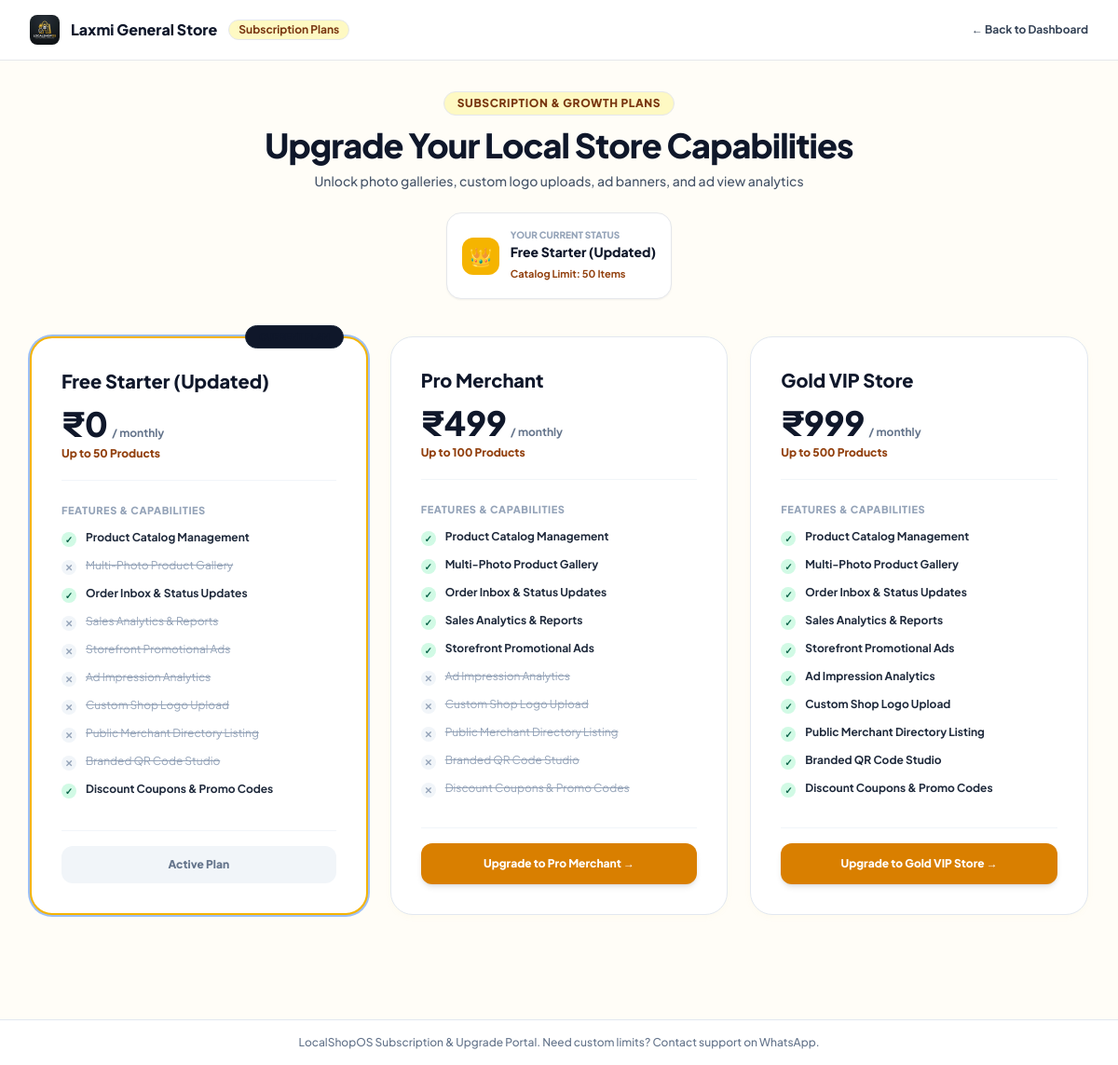
Screenshot of /dashboard/plans.php (signed in) with the database file from the repository.
### tables this page shows
CREATE TABLE `tenants` (
  `id` int(11) NOT NULL AUTO_INCREMENT,
  `shop_name` varchar(255) NOT NULL,
  `subdomain` varchar(100) NOT NULL,
  `whatsapp_number` varchar(20) NOT NULL,
  `category` varchar(100) DEFAULT 'General Store',
  `logo_url` varchar(550) DEFAULT NULL,
  `product_limit` int(11) DEFAULT 30,
  `plan_status` varchar(20) DEFAULT 'trial',
  `trial_ends_at` datetime DEFAULT NULL,
  `plan_id` int(11) DEFAULT NULL,
  `is_open` tinyint(1) DEFAULT 1,
  `last_login_at` datetime DEFAULT NULL,
  `delivery_enabled` tinyint(1) DEFAULT 1,
  `delivery_fee` decimal(10,2) DEFAULT 0.00,
  `min_delivery_order` decimal(10,2) DEFAULT 0.00,
  `delivery_area_note` varchar(255) DEFAULT NULL,
  `order_thank_you_msg` text DEFAULT NULL,
  `created_at` datetime DEFAULT current_timestamp(),
  PRIMARY KEY (`id`),
  UNIQUE KEY `subdomain` (`subdomain`),
  KEY `subdomain_2` (`subdomain`),
  KEY `plan_status` (`plan_status`),
  KEY `plan_id` (`plan_id`),
  CONSTRAINT `tenants_ibfk_1` FOREIGN KEY (`plan_id`) REFERENCES `plans` (`id`) ON DELETE SET NULL
);

CREATE TABLE `plans` (
  `id` int(11) NOT NULL AUTO_INCREMENT,
  `name` varchar(255) NOT NULL,
  `price` decimal(10,2) DEFAULT 0.00,
  `billing_period` varchar(50) DEFAULT 'monthly',
  `product_limit` int(11) DEFAULT 30,
  `is_default` tinyint(1) DEFAULT 0,
  `created_at` datetime DEFAULT current_timestamp(),
  PRIMARY KEY (`id`)
);

### includes/features.php (called while the page is built, shortened)
<?php
function is_tenant_in_trial($tenant) {
    $status = $tenant['plan_status'] ?? '';
    if ($status !== 'trial') return false;
    $trialEnds = $tenant['trial_ends_at'] ?? null;
    return strtotime($trialEnds) >= time();
}
    ?>

### dashboard/plans.php (the view, shortened to what this page needs)
<?php
require_once __DIR__ . '/../includes/features.php';
$pdo = getDBConnection();
$tenantId = (int)$_SESSION['tenant_id'];
$stmt = $pdo->prepare("SELECT t.*, p.name as plan_name FROM tenants t LEFT JOIN plans p ON t.plan_id = p.id WHERE t.id = ?");
$stmt->execute([$tenantId]);
$tenant = $stmt->fetch();
$plansStmt = $pdo->query("SELECT * FROM plans ORDER BY price ASC");
$plans = $plansStmt->fetchAll();
$planFeaturesMap = [];
$pfRows = $pdo->query("SELECT * FROM plan_features")->fetchAll();
foreach ($pfRows as $r) {
    $planFeaturesMap[$r['plan_id']][] = $r['feature_key'];
}
$inTrial = is_tenant_in_trial($tenant);
$waNumRow = $pdo->query("SELECT whatsapp_contact FROM platform_settings WHERE id = 1")->fetchColumn();
$whatsappContact = !empty($waNumRow) ? trim($waNumRow) : '919999999999';
$waUpgradeBase = "https://wa.me/{$whatsappContact}?text=";
?>
<!DOCTYPE html>
<html lang="en" class="h-full bg-[#FFFDF7] font-sans antialiased text-slate-900">
<head>
  <script src="https://cdn.tailwindcss.com"></script>
</head>
<body class="min-h-full flex flex-col justify-between bg-[#FFFDF7]">
<header class="bg-white border-b border-brand-200 sticky top-0 z-40">
  <div class="max-w-7xl mx-auto px-4 sm:px-6 lg:px-8">
    <div class="flex items-center justify-between h-16">
      <div class="flex items-center space-x-3">
        <a href="/dashboard/index.php"><img src="/assets/logo.png" alt="LocalShopOS Logo" class="w-8 h-8 object-contain rounded-lg"></a>
        <span class="font-black text-base text-slate-900"><?= htmlspecialchars($tenant['shop_name']) ?></span>
        <span class="text-xs bg-brand-100 text-amber-900 font-bold px-2.5 py-0.5 rounded-full border border-brand-300">Subscription Plans</span>
      </div>
      <div class="flex items-center space-x-3">
        <a href="/dashboard/index.php" class="text-xs font-bold text-slate-700 hover:text-slate-900">&larr; Back to Dashboard</a>
      </div>
    </div>
  </div>
</header>
<main class="max-w-7xl mx-auto px-4 sm:px-6 lg:px-8 py-8 flex-1 w-full">
  <div class="text-center max-w-2xl mx-auto mb-10">
    <span class="px-3.5 py-1 rounded-full text-xs font-black uppercase tracking-wider bg-brand-100 text-amber-900 border border-brand-300 inline-block mb-3">
      Subscription & Growth Plans
    </span>
    <h1 class="text-3xl sm:text-4xl font-black text-slate-900 tracking-tight">Upgrade Your Local Store Capabilities</h1>
    <p class="text-xs sm:text-sm text-slate-600 mt-2 font-medium">Unlock photo galleries, custom logo uploads, ad banners, and ad view analytics</p>
    <div class="mt-6 p-4 rounded-2xl bg-white border border-brand-300 shadow-sm inline-block text-left">
      <div class="flex items-center space-x-3">
        <div class="w-10 h-10 rounded-xl bg-brand-500 text-slate-950 font-black text-xl flex items-center justify-center shrink-0">
          👑
        </div>
        <div>
          <span class="text-[10px] font-black uppercase text-slate-400 block">Your Current Status</span>
          <h4 class="text-sm font-black text-slate-900">
            <?= $inTrial ? '⚡ Active Free Trial (Full Access Unlocked)' : htmlspecialchars($tenant['plan_name'] ?: 'Free Tier Plan') ?>
          </h4>
          <span class="text-[11px] text-amber-800 font-bold">Catalog Limit: <?= (int)$tenant['product_limit'] ?> Items</span>
        </div>
      </div>
    </div>
  </div>
  <div class="grid grid-cols-1 md:grid-cols-3 gap-6 mb-12">
    <?php foreach ($plans as $p):
      $pFeats = $planFeaturesMap[$p['id']] ?? [];
      $isCurrentPlan = ((int)$tenant['plan_id'] === (int)$p['id'] && !$inTrial);
    ?>
      <div class="app-card p-6 sm:p-8 rounded-3xl flex flex-col justify-between relative bg-white transition-all hover:shadow-xl <?= $isCurrentPlan ? 'border-2 border-brand-500 ring-2 ring-brand-300' : 'border border-slate-200' ?>">
        <?php if ($isCurrentPlan): ?>
          <span class="absolute -top-3.5 right-6 px-3.5 py-1 rounded-full text-[10px] font-black uppercase bg-slate-900 text-brand-400 border border-slate-800">
          </span>
        <?php elseif ($p['is_default']): ?>
          <span class="absolute -top-3.5 right-6 px-3.5 py-1 rounded-full text-[10px] font-black uppercase bg-slate-100 text-slate-700 border border-slate-300">
            Starter Plan
          </span>
        <?php endif; ?>
        <div>
          <div class="border-b border-slate-100 pb-5 mb-6">
            <h3 class="text-xl font-black text-slate-900"><?= htmlspecialchars($p['name']) ?></h3>
            <div class="mt-3 flex items-baseline gap-1">
              <span class="text-4xl font-black text-slate-900">₹<?= number_format($p['price'], 0) ?></span>
              <span class="text-xs text-slate-500 font-bold">/ <?= htmlspecialchars($p['billing_period']) ?></span>
            </div>
            <p class="text-xs text-amber-800 font-extrabold mt-1">Up to <strong><?= (int)$p['product_limit'] ?> Products</strong></p>
          </div>
          <div class="space-y-3 mb-8">
            <span class="text-[11px] font-black uppercase text-slate-400 block tracking-wider">Features & Capabilities</span>
            <?php foreach (FEATURE_REGISTRY as $fk => $info):
              $hasFeat = in_array($fk, $pFeats);
            ?>
              <div class="flex items-start space-x-2.5 text-xs">
                <span class="w-4 h-4 rounded-full flex items-center justify-center shrink-0 mt-0.5 text-[10px] font-black <?= $hasFeat ? 'bg-emerald-100 text-emerald-800' : 'bg-slate-100 text-slate-400' ?>">
                  <?= $hasFeat ? '✓' : '✕' ?>
                </span>
                <span class="<?= $hasFeat ? 'text-slate-800 font-bold' : 'text-slate-400 line-through' ?>">
                  <?= htmlspecialchars($info['name']) ?>
                </span>
              </div>
            <?php endforeach; ?>
          </div>
        </div>
        <div class="pt-4 border-t border-slate-100">
          <?php if ($isCurrentPlan): ?>
            <button disabled class="w-full py-3 bg-slate-100 text-slate-500 font-black text-xs rounded-xl cursor-default">
              Active Plan
            </button>
          <?php else: ?>
            <a href="<?= $waUpgradeBase . urlencode("Hello LocalShopOS! I would like to upgrade my shop '{$tenant['shop_name']}' to the {$p['name']} plan (₹{$p['price']}/mo). Please assist.") ?>" target="_blank"
               class="w-full py-3.5 btn-cta text-white font-extrabold text-xs rounded-xl shadow-md flex items-center justify-center space-x-1.5 touch-target hover:scale-[1.02] transition-all">
              <span>Upgrade to <?= htmlspecialchars($p['name']) ?> &rarr;</span>
            </a>
          <?php endif; ?>
        </div>
      </div>
    <?php endforeach; ?>
  </div>
</main>
<footer class="bg-white border-t border-slate-200 py-4 mt-8">
  <div class="max-w-7xl mx-auto px-4 text-center text-xs text-slate-500 font-medium">
    LocalShopOS Subscription & Upgrade Portal. Need custom limits? Contact support on WhatsApp.
  </div>
</footer>
</body>
</html>

### dashboard/plans.php (style rules this page uses)
body { font-family: 'Plus Jakarta Sans', sans-serif; background-color: #FFFDF7; }
.app-card { background-color: #FFFFFF; border: 1px solid #F1F5F9; box-shadow: 0 2px 10px -2px rgba(245, 180, 0, 0.06); border-radius: 1.5rem; }
.btn-cta { background-color: #D97F00; color: #FFFFFF; font-weight: 800; }

### rows the page displays
tenants: shop_name "Laxmi General Store", plan.name "Free Starter (Updated)", product_limit "50"
plans: name "Free Starter (Updated)", price "0", billing_period "monthly", product_limit "50", name "Product Catalog Management", name "Multi-Photo Product Gallery", name "Order Inbox & Status Updates", name "Sales Analytics & Reports", name "Storefront Promotional Ads", name "Ad Impression Analytics", name "Custom Shop Logo Upload", name "Public Merchant Directory Listing", name "Branded QR Code Studio", name "Discount Coupons & Promo Codes", shows "Active Plan"
plans: name "Pro Merchant", price "499", billing_period "monthly", product_limit "100", name "Product Catalog Management", name "Multi-Photo Product Gallery", name "Order Inbox & Status Updates", name "Sales Analytics & Reports", name "Storefront Promotional Ads", name "Ad Impression Analytics", name "Custom Shop Logo Upload", name "Public Merchant Directory Listing", name "Branded QR Code Studio", name "Discount Coupons & Promo Codes"
plans: name "Gold VIP Store", price "999", billing_period "monthly", product_limit "500", name "Product Catalog Management", name "Multi-Photo Product Gallery", name "Order Inbox & Status Updates", name "Sales Analytics & Reports", name "Storefront Promotional Ads", name "Ad Impression Analytics", name "Custom Shop Logo Upload", name "Public Merchant Directory Listing", name "Branded QR Code Studio", name "Discount Coupons & Promo Codes"
